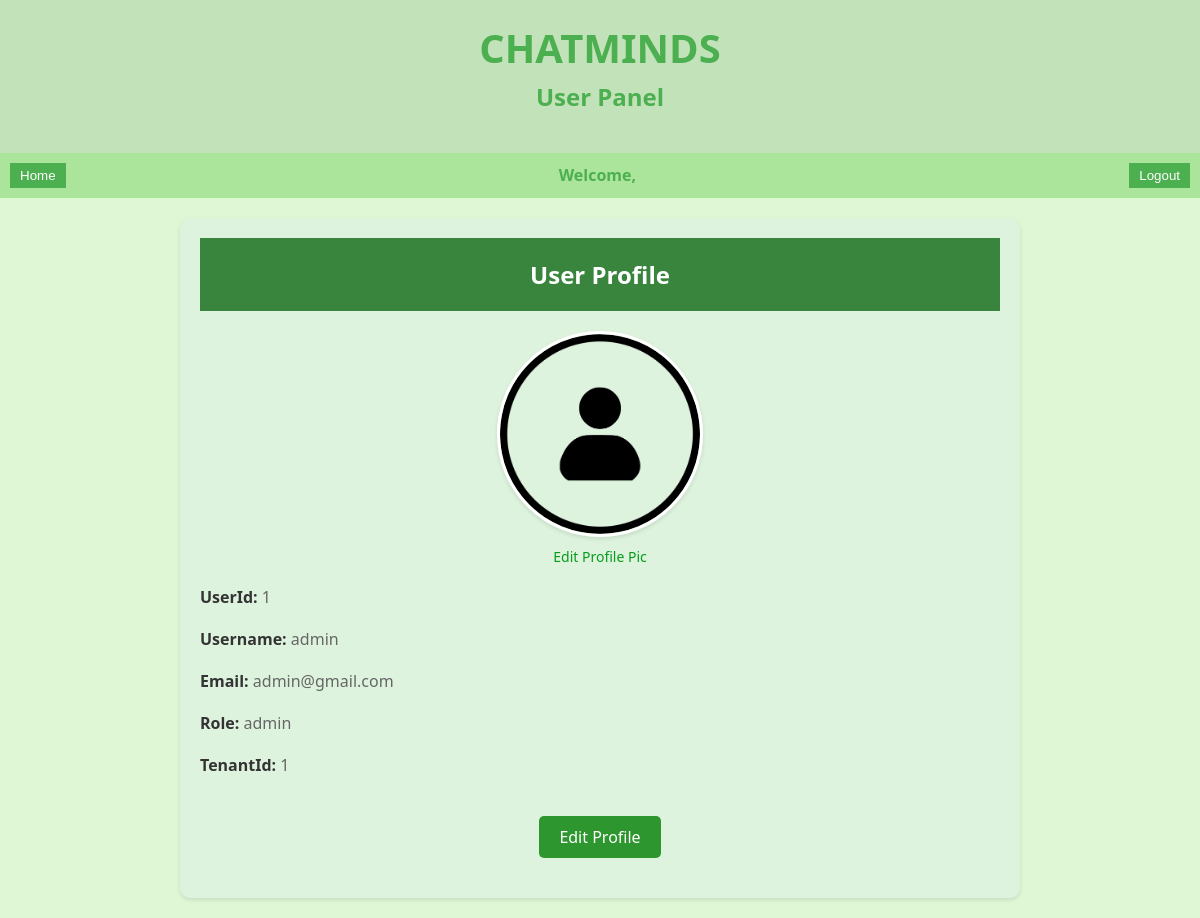
The app's page /get_user/1 (signed in) with its own data.
### tables this page shows
CREATE TABLE users (
                        user_id TEXT PRIMARY KEY,
                        user_name TEXT NOT NULL,
                        email TEXT NOT NULL,
                        password TEXT NOT NULL,
                        role TEXT DEFAULT 'user',
                        tenant_id TEXT NOT NULL,
                        created_at TIMESTAMP DEFAULT CURRENT_TIMESTAMP,
                        updated_at TIMESTAMP DEFAULT CURRENT_TIMESTAMP,
                        FOREIGN KEY (tenant_id) REFERENCES tenants(tenant_id)
                    );

### app.py (the view)
@app.route('/get_user/<user_id>', methods=['GET'])
def get_user(user_id):
    if not is_logged_in():
        return redirect(url_for('login'))
    conn, cursor = get_db_connection()
    user = cursor.execute('''SELECT * FROM users WHERE user_id = ?''', (user_id,)).fetchone()
    conn.close()
    if user is None:
        return jsonify({'message': 'User not found'}), 404
    user_info = {
        'user_id': user[0],
        'user_name': user[1],
        'email': user[2],
        'role': user[4],
        'tenant_id': user[5],
        'created_at': user[6],
        'updated_at': user[7]
    }
    return render_template('user_profile.html', user=user_info)

### app.py (called while the page is built)
def get_db_connection():
    conn = sqlite3.connect('askai.db', check_same_thread=False)
    cursor = conn.cursor()
    return conn, cursor

def is_logged_in():
    return 'username' in session

### templates/user_profile.html (shortened to what this page needs)
<!DOCTYPE html>
<html lang="en">
<head>
</head>
<body>
    <div class="header">
        <h1>ChatMinds</h1>
        <h2>User Panel</h2>
    </div>
    <nav>
        <a href="{{ home_url }}">
            <button class="home-btn">Home</button>
        </a>
        <p class="welcome-message">Welcome, </p>
        <button class="logout-btn" onclick="logout()">Logout</button>
    </nav>
    <div class="container">
        <div class="profile-header">User Profile</div>
        <div class="profile-content">
            <div class="profile-pic-container">
                <div class="profile-pic">
                    <img src="../static/images/placeholder-profile-pic.png" alt="Profile Picture">
                </div>
                <a href="#" class="edit-profile-pic" onclick="document.getElementById('uploadProfilePic').click()">Edit Profile Pic</a>
            </div>
            <div class="profile-info">
                <label for="userid">UserId:</label>
                <span id="userid">{{user.user_id}}</span>
            </div>
            <div class="profile-info">
                <label for="username">Username:</label>
                <span id="username">{{user.user_name}}</span>
            </div>
            <div class="profile-info">
                <label for="email">Email:</label>
                <span id="email">{{user.email}}</span>
            </div>
            <div class="profile-info">
                <label for="role">Role:</label>
                <span id="role">{{user.role}}</span>
            </div>
            <div class="profile-info">
                <label for="tenantId">TenantId:</label>
                <span id="tenantId">{{user.tenant_id}}</span>
            </div>
        </div>
        <div class="edit-profile">
            <a href="#" class="edit-link" onclick="openPopup()">Edit Profile</a>
        </div>
    </div>
</body>
</html>

### templates/user_profile.html (style rules this page uses)
body { font-family: 'Segoe UI', Tahoma, Geneva, Verdana, sans-serif; margin: 0; padding: 0; background-color: #dff7d5; }
.container { max-width: 800px; margin: 20px auto; padding: 20px; background-color: #ddf3de; border-radius: 10px; box-shadow: 0 2px 4px rgba(0, 0, 0, 0.1); overflow: hidden; }
.header { text-align: center; padding: 20px; background-color: #c2e2b9; }
.header h1 { font-size: 2.5em; color: #4CAF50; font-weight: bold; text-transform: uppercase; margin: 0; }
.header h2 { color: #4CAF50; margin-top: 5px; font-size: 1.5em; }
nav { background-color: #abe59b; padding: 10px; display: flex; justify-content: space-between; align-items: center; margin-bottom: 20px; }
nav a { text-decoration: none; }
.welcome-message { margin: 0; display: inline; color: #4CAF50; font-weight: bold; }
.home-btn, .logout-btn { background-color: #4CAF50; color: white; border: none; padding: 5px 10px; cursor: pointer; }
.profile-header { text-align: center; padding: 20px; background-color: #39853d; color: #fff; font-size: 1.5em; font-weight: bold; margin-bottom: 20px; }
.profile-content { display: flex; flex-wrap: wrap; justify-content: center; align-items: flex-start; }
.profile-pic-container { text-align: center; margin-bottom: 20px; }
.profile-pic { width: 200px; height: 200px; border-radius: 50%; overflow: hidden; border: 3px solid #fff; box-shadow: 0 2px 4px rgba(0, 0, 0, 0.1); }
.profile-pic img { width: 100%; height: 100%; object-fit: cover; }
.edit-profile-pic { color: #079c1b; text-decoration: none; font-size: 14px; display: block; margin-top: 10px; }
.profile-info { text-align: left; margin-bottom: 20px; flex: 0 0 100%; max-width: 100%; padding: 0 20px; }
.profile-info label { font-weight: bold; color: #333; }
.profile-info span { color: #666; }
.edit-profile { text-align: center; padding: 20px; flex: 0 0 100%; max-width: 100%; }
.edit-profile a { background-color: #2e962e; color: #fff; border: none; border-radius: 5px; padding: 10px 20px; text-decoration: none; display: inline-block; transition: background-color 0.3s ease; }

### records on screen
users: user_id "1", user_name "admin", email "admin@gmail.com", role "admin", tenant_id "1"
